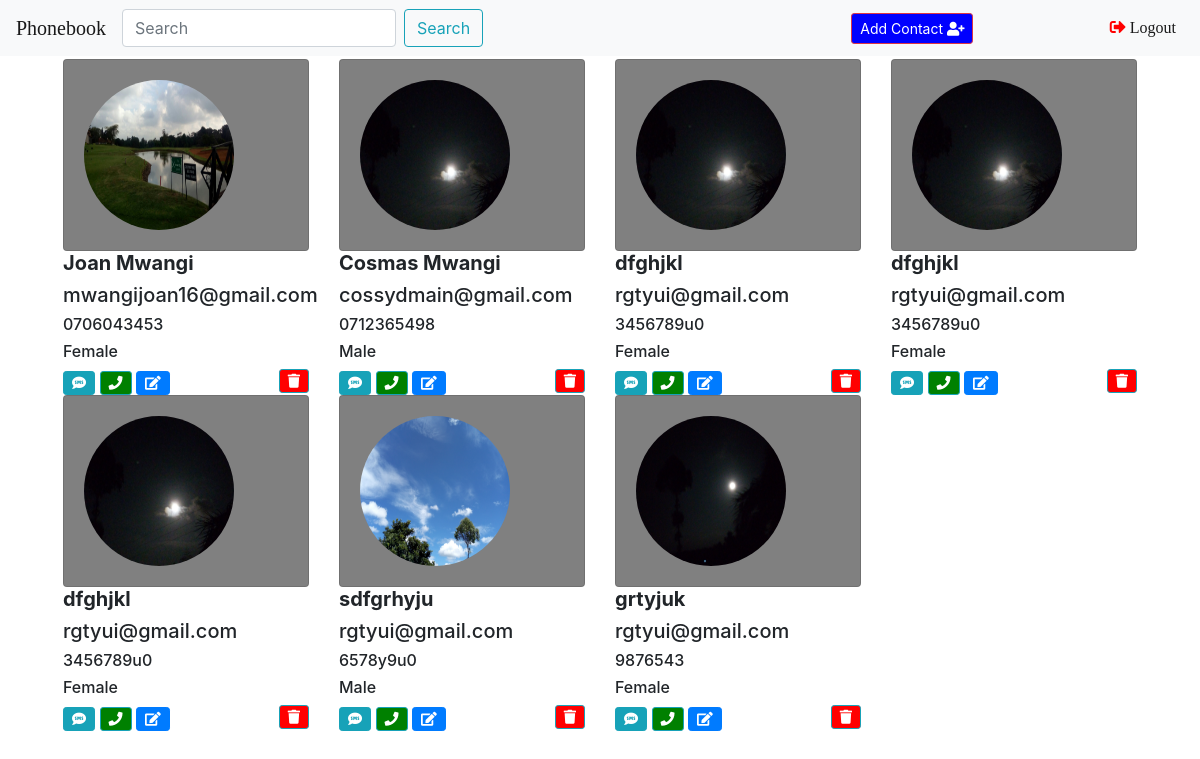
Before: / with the older database file.
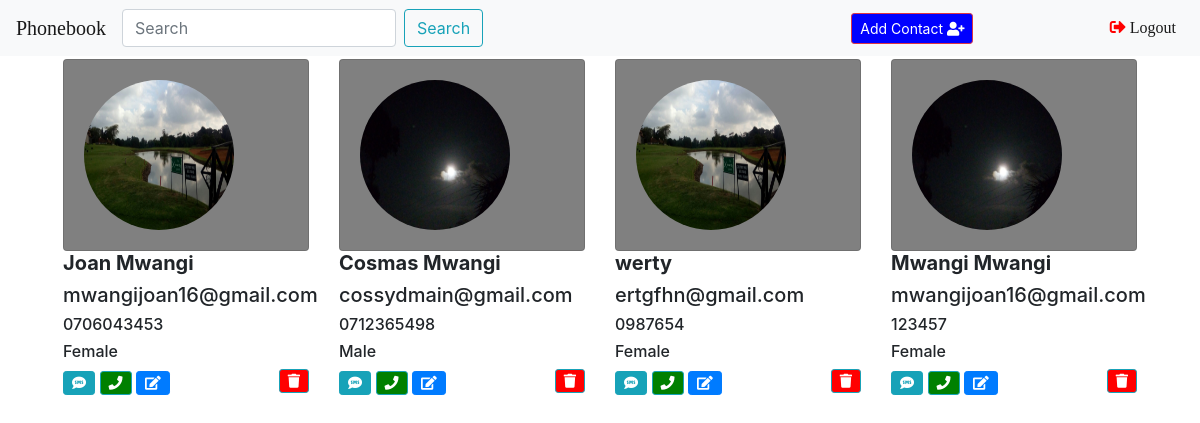
After: the same page with the newer database file.
### app/models.py (models this page shows, shortened)
class Phonebook(models.Model):
    name = models.CharField(max_length=40)
    emailaddress = models.EmailField()
    phonenumber = models.CharField(max_length=20)
    gender = models.CharField(max_length=10)
    photo = models.ImageField()

### app/views.py (the view, shortened to what this page needs)
# urls.py: path('',views.ContactListView.as_view(), name='index'),
class ContactListView(ListView):
    model = Phonebook
    template_name = 'app/index.html'
    context_object_name = 'profiles'

### app/templates/app/index.html (shortened to what this page needs)
<link rel="stylesheet" href="https://stackpath.bootstrapcdn.com/bootstrap/4.3.1/css/bootstrap.min.css">
<link rel="stylesheet" href="https://use.fontawesome.com/releases/v5.8.1/css/all.css">
<nav class="navbar navbar-expand-lg navbar-light bg-light">
  <a class="navbar-brand" href="{% url 'app:index'%}" style="font-family: 'Acme', cursive;">Phonebook</a>
  <div class="collapse navbar-collapse" id="navbarTogglerDemo03">
    <ul class="navbar-nav mr-auto mt-2 mt-lg-0">
    <li class="nav-item">
    <form class="form-inline my-2 my-lg-0">
      <input class="form-control mr-sm-2" type="search" placeholder="Search" aria-label="Search" name="q" value="{{ request.GET.q }}">
      <button class="btn btn-outline-info my-2 my-sm-0" type="submit">Search</button>
    </form>
        </li>
    </ul>
      <div class="col-sm-3">
         <a href="{% url 'app:add_contact' %}" class="btn btn-danger btn-sm" style="background:blue;">
                       Add Contact
             <i class="fas fa-user-plus"></i>
         </a>
      </div>
    <ul class="navbar-nav">
      <li class="nav-item active">
      <a class="nav-link" href="{%url 'app:login'%}" style="font-family: 'Orbirton', cursive;"><i class="fas fa-sign-out-alt" style="color: red;"></i> Logout<span class="sr-only">(current)</span></a>
      </li>
    </ul>
  </div>
</nav>
<div class="container">
    <div class="row" style="margin:3px">
        {% if profiles %}
            {% for prof in profiles%}
                <div class="col-sm-3">
                    <div class="card card-body" style="background:grey">
                        <div class="panel panel-default">
                                <a href="" style="">
                                   <img src="{{prof.photo.url}}" style="height:150px;width:150px" class="rounded-circle mx-auto img-fluid">
                                </a>
                        </div>
                    </div>
                                <h5><b>{{prof.name}}</b></h5>
                                <h5>{{prof.emailaddress}}</h5>
                                <h6>{{prof.phonenumber}}</h6>
                                <h6>{{prof.gender}}</h6>
                    <a href="" class="btn btn-info btn-sm">
                            <i class="fas fa-sms"></i>
                    </a>
                    <a href="" class="btn btn-info btn-sm" style="background:green;">
                            <i class="fas fa-phone" ></i>
                    </a>
                    <a href="{%url 'app:update_contact' prof.id%}" class="btn btn-primary btn-sm">
                        <i class="fas fa-edit"></i>
                    </a>
                    <a href="{% url 'app:delete_contact' prof.id %}" class="btn btn-info btn-sm" style="
                            background:red;float:right;" onclick='return confirm("Are you sure you want to Delete this Contact?")'>
                        <i class="fas fa-trash" ></i>
                    </a>
                </div>
            {% endfor%}
        {% endif%}
    </div>
</div>

Changed rows visible on the page:
removed Phonebook: photo (picture), name "dfghjkl", emailaddress "rgtyui@gmail.com", phonenumber "3456789u0", gender "Female"
removed Phonebook: photo (picture), name "dfghjkl", emailaddress "rgtyui@gmail.com", phonenumber "3456789u0", gender "Female"
removed Phonebook: photo (picture), name "dfghjkl", emailaddress "rgtyui@gmail.com", phonenumber "3456789u0", gender "Female"
removed Phonebook: photo (picture), name "sdfgrhyju", emailaddress "rgtyui@gmail.com", phonenumber "6578y9u0", gender "Male"
removed Phonebook: photo (picture), name "grtyjuk", emailaddress "rgtyui@gmail.com", phonenumber "9876543", gender "Female"
added Phonebook: photo (picture), name "werty", emailaddress "ertgfhn@gmail.com", phonenumber "0987654", gender "Female"
added Phonebook: photo (picture), name "Mwangi Mwangi", emailaddress "mwangijoan16@gmail.com", phonenumber "123457", gender "Female"
